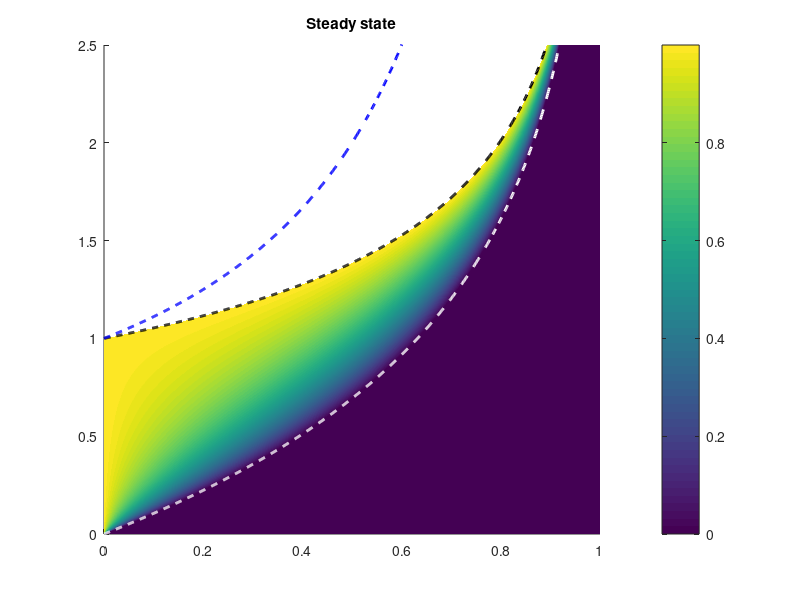

The MATLAB script that drew this image:
% Parameter values
n = 1000;
M = linspace(0,2.5,n);
E = linspace(0,1,n);

for i=1:n
    H = 1;
    for j=1:n
        if M(i) > -log(1-E(j)) && M(i) < -log(1-E(j))/E(j) %&& M(i) < 1/((1-E(j))*(H1+E(j)-1))
            steady_state(i,j) = H*(M(i)+log(1-E(j)))/(M(i)*(1-E(j)));
        elseif M(i) > -log(1-E(j))/E(j)
            steady_state(i,j) = NaN;
        else
            steady_state(i,j) = 0;
        end
    end
end


hold on;
pcolor(E,M,steady_state);
shading interp;
colorbar
title('Steady state');
plot(E,-log(1-E),'w--','LineWidth',2);
plot(E,-log(1-E)./E,'k--','LineWidth',2);
plot(E,1./(1-E),'b--','LineWidth',2);
axis([0 1 0 2.5]);
hold off;